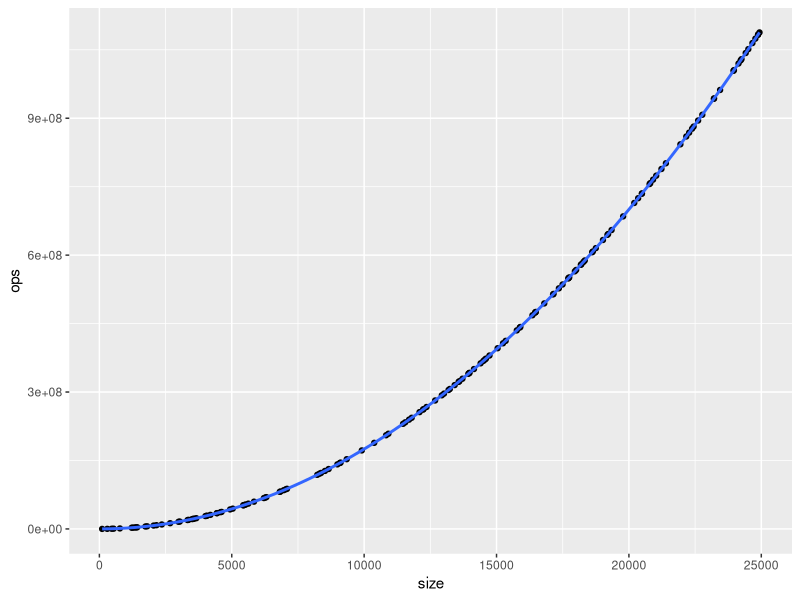
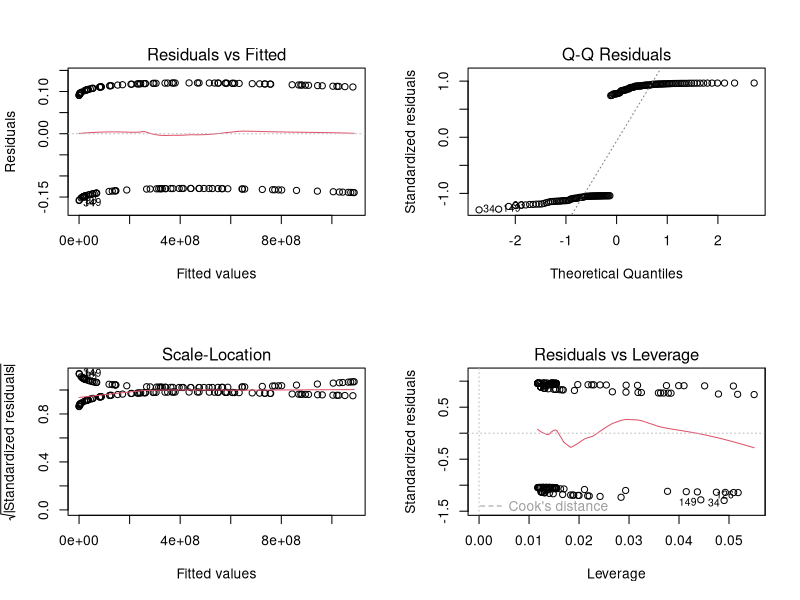
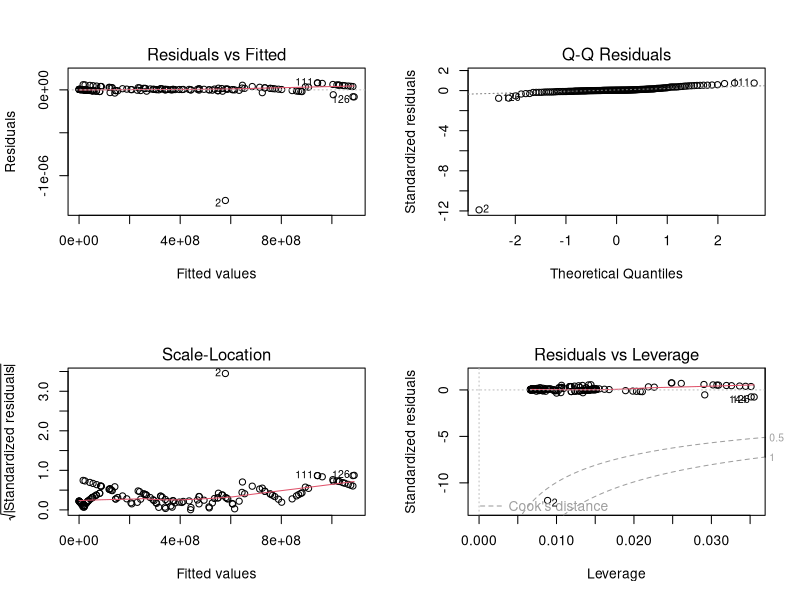
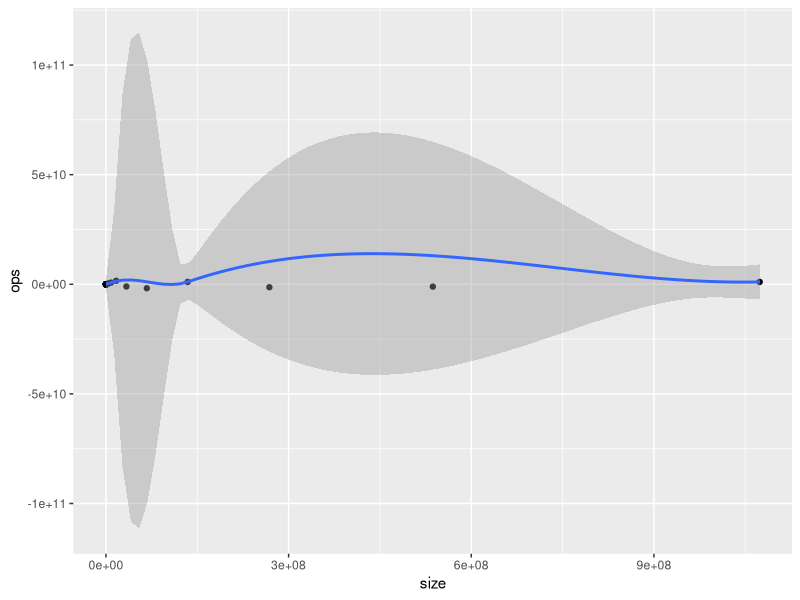
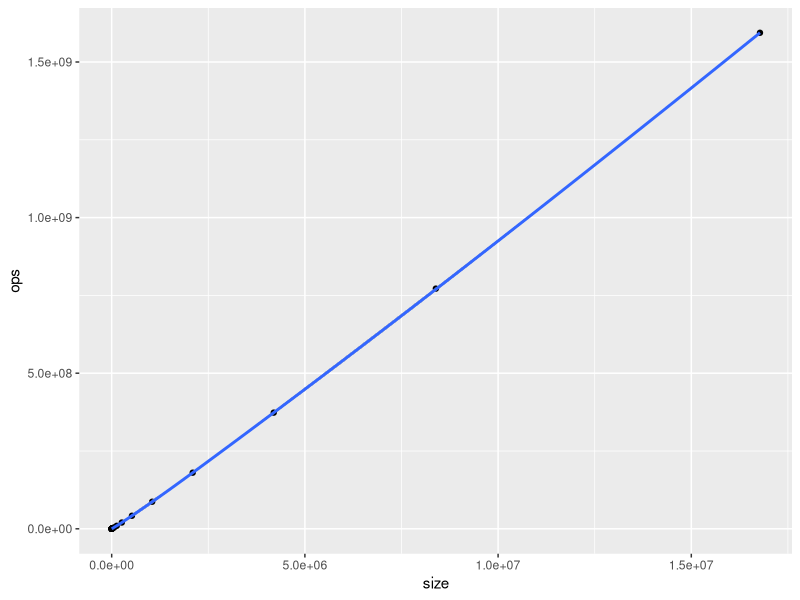
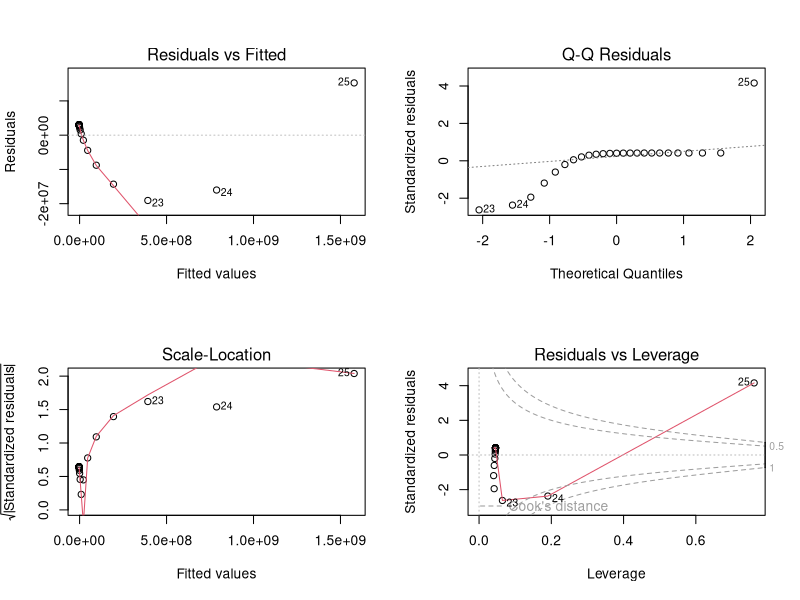
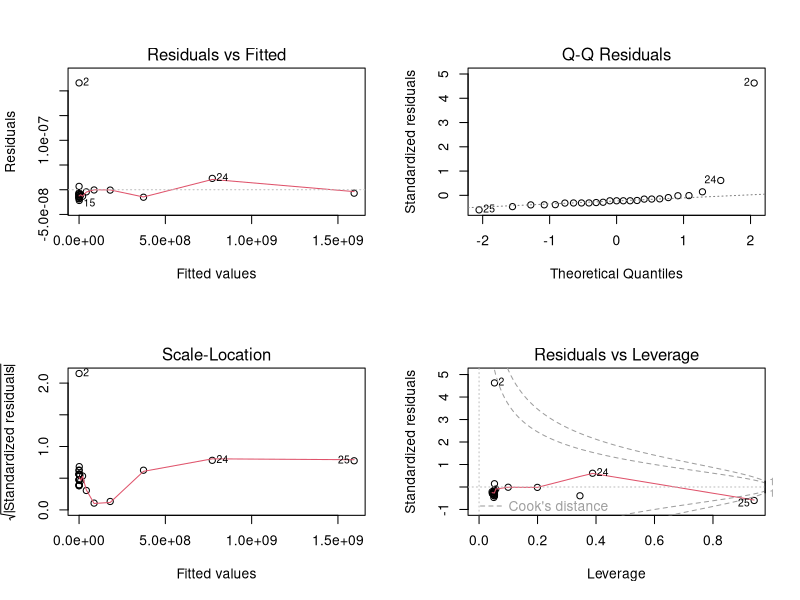
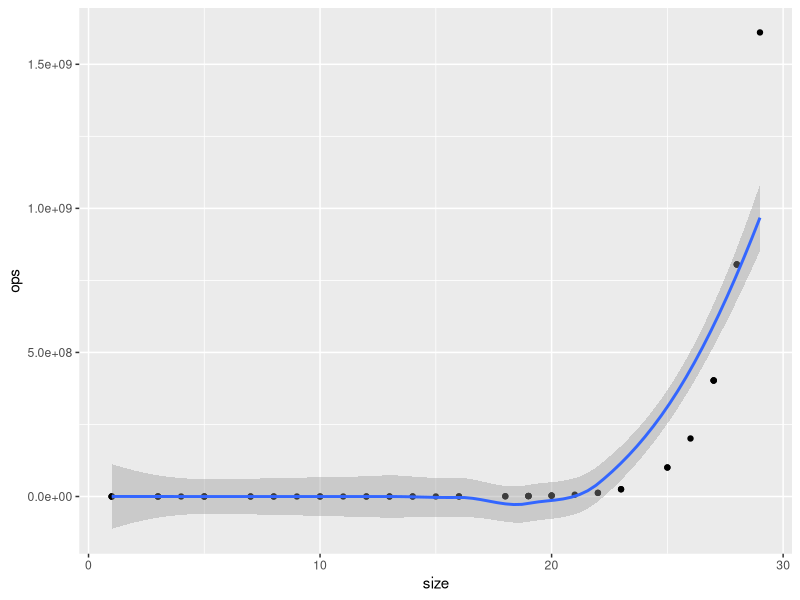

These figures' R source, in order:
## ----setup, include=FALSE-----------------------------------------------------
# Also output all codes to a separate file.
knitr::knit_hooks$set(purl = knitr::hook_purl)
# Set global settings.
knitr::opts_chunk$set(echo = TRUE, tidy = TRUE)
# Load libraries.
library(tidyverse)
library(gridExtra)

## ---- echo=FALSE, message=FALSE-----------------------------------------------
dat <- read.csv(file = "../ssort.csv", col.names = c("size", "ops"))
ggplot(dat, aes(x = size, y = ops)) +
  geom_point() +
  geom_smooth()
summary(dat)

## ---- echo=FALSE--------------------------------------------------------------
fit <- lm(ops ~ poly(size, 10), data = dat)
summary(fit)

## ---- echo=FALSE--------------------------------------------------------------
fit <- lm(ops ~ size + I(size ^ 2), data = dat)
summary(fit)
confint(fit)
par(mfrow = c(2, 2))  # Split the plotting panel into a 2 x 2 grid
plot(fit)  # Plot the model information
par(mfrow = c(1, 1))  # Return plotting panel to 1 section
# Cite: https://drsimonj.svbtle.com/visualising-residuals

## ---- echo=FALSE--------------------------------------------------------------
fit <- lm(ops ~ floor(-6 + 5.5*size + 1.75*(size ^ 2)), data = dat)
summary(fit)
confint(fit)
par(mfrow = c(2, 2))
plot(fit)
par(mfrow = c(1, 1))

## ---- include=FALSE-----------------------------------------------------------
rm(dat, fit)

## ---- echo=FALSE, message=FALSE-----------------------------------------------
dat <- read.csv(file = "../pattern.csv", col.names = c("size", "ops"))
ggplot(dat, aes(x = size, y = ops)) +
  geom_point() +
  geom_smooth()
summary(dat)

## ---- echo=FALSE, message=FALSE-----------------------------------------------
tail(dat)

dat <- filter(dat, (ops >= 0) & (size < 1e8))
ggplot(dat, aes(x = size, y = ops)) +
  geom_point() +
  geom_smooth()

## ---- echo=FALSE--------------------------------------------------------------
fit <- lm(ops ~ size, data = dat)
summary(fit)
par(mfrow = c(2, 2))
plot(fit)
par(mfrow = c(1, 1))

## ---- echo=FALSE--------------------------------------------------------------
fit <- lm(ops ~ size * I(log2(size)), data = dat)
summary(fit)

## ---- echo=FALSE--------------------------------------------------------------
fit <- lm(ops ~ size + I(size * log2(size)), data = dat)
fit
confint(fit)
par(mfrow = c(2, 2))
plot(fit)
par(mfrow = c(1, 1))

## ---- include=FALSE-----------------------------------------------------------
rm(dat, fit)

## ---- echo=FALSE, message=FALSE-----------------------------------------------
dat <- read.csv(file = "../lsearch.csv", col.names = c("size", "ops"))
ggplot(dat, aes(x = size, y = ops)) +
  geom_point() +
  geom_smooth()
summary(dat)

## ---- echo=FALSE--------------------------------------------------------------
fit <- lm(ops ~ poly(size, 2) * I(2 ^ size), data = dat)
summary(fit)

## ---- echo=FALSE--------------------------------------------------------------
fit <- lm(ops ~ I(2 ^ size), data = dat)
fit
par(mfrow = c(2, 2))
plot(fit)
par(mfrow = c(1, 1))

## ---- include=FALSE-----------------------------------------------------------
rm(dat, fit)

## ---- echo=FALSE, message=FALSE-----------------------------------------------
dat <- read.csv(file = "../pow.csv", col.names = c("size", "ops"))
dat <-
  mutate(
    dat,
    oddexp = size %% 2 != 0,
    logSize = log2(size),
    logOps = log2(ops)
  )
summary(dat)
ggplot(filter(dat, size < 500), aes(x = size, y = ops, color = oddexp)) +
  geom_point() +
  geom_smooth()

## ---- echo=FALSE, message=FALSE-----------------------------------------------
ggplot(dat, aes(x = logSize, y = ops, color = oddexp)) +
  geom_point() +
  geom_smooth()

## ---- echo=FALSE, message=FALSE-----------------------------------------------
sodat <- read.csv(file = "../odd_pow.csv", col.names = c("size", "ops"))
sodat <-
  mutate(
    sodat,
    logSize = log2(size),
    logOps = log2(ops)
  )
head(sodat)
summary(sodat)
soplot <- ggplot(sodat, aes(x = logSize, y = ops)) +
  ggtitle("Small dataset (worst odds)") +
  geom_point() +
  geom_smooth()
oplot <- ggplot(filter(dat, oddexp == F), aes(x = logSize, y = ops)) +
  ggtitle("Full dataset (regular odds)") +
  geom_point() +
  geom_smooth()
grid.arrange(soplot, oplot, ncol = 2)
rm(soplot, oplot)

## ---- echo=FALSE--------------------------------------------------------------
sofit <- lm(ops ~ logSize, data = sodat)
summary(sofit)
confint(sofit)

## ---- echo=FALSE--------------------------------------------------------------
sedat <- read.csv(file = "../even_pow.csv", col.names = c("size", "ops"))
sedat <-
  mutate(
    sedat,
    logSize = log2(size),
    logOps = log2(ops)
  )
head(sedat)
sefit <- lm(ops ~ logSize, data = sedat)
sefit

## ---- echo=FALSE, message=FALSE-----------------------------------------------
newdat <- filter(dat, size < 1e3)
newdat <- 
  mutate(
    newdat,
    lowfit = predict(sefit, newdata = newdat),
    highfit = predict(sofit, newdata = newdat)
  )
ggplot(newdat, aes(x = size, y = ops, color = oddexp)) +
  geom_point() +
  geom_smooth(method = "lm",
              formula = y ~ log2(x)) +
  geom_line(data = newdat, aes(x = size, y = lowfit)) +
  geom_line(data = newdat, aes(x = size, y = highfit))

## ---- echo=FALSE, message=FALSE, fig.height = 4.65, fig.width = 7-------------
rm(sefit, sofit)
mfit.lo <- function(x) { 4*log2(x) + 5 }
mfit.hi <- function(x) { 5*log2(x) + 4 }
newdat$lowfit = mfit.lo(newdat$size)
newdat$highfit = mfit.hi(newdat$size)

ggplot(newdat, aes(x = size, y = ops, color = oddexp)) +
  ggtitle("Low: 4*log2(x)+5, High: 5*log2(x)+4") +
  geom_point() +
  geom_line(data = newdat, aes(x = size, y = lowfit)) +
  geom_line(data = newdat, aes(x = size, y = highfit))

## ---- echo=FALSE, message=FALSE, fig.height = 4.65, fig.width = 7-------------
snewdat <- filter(newdat, size < 30)
ggplot(snewdat, aes(x = size, y = ops, color = oddexp)) +
  ggtitle("Low: 4*log2(x)+5, High: 5*log2(x)+4") +
  geom_point() +
  geom_line(data = snewdat, aes(x = size, y = lowfit)) +
  geom_line(data = snewdat, aes(x = size, y = highfit))

rm(snewdat)

## ---- echo=FALSE, message=FALSE, fig.height = 4.65, fig.width = 7-------------
mfit.hi <- function(x) { 5*log2(x + 1) + 4 }
newdat$highfit = mfit.hi(newdat$size)

snewdat <- filter(newdat, size < 30)
ggplot(snewdat, aes(x = size, y = ops, color = oddexp)) +
  ggtitle("Low: 4*log2(x) + 5, High: 5*log2(x+1) + 4") +
  geom_point() +
  geom_line(data = snewdat, aes(x = size, y = lowfit)) +
  geom_line(data = snewdat, aes(x = size, y = highfit))

rm(snewdat)

## ---- echo=FALSE, message=FALSE, fig.height = 4.65, fig.width = 7-------------
ggplot(newdat, aes(x = size, y = ops, color = oddexp)) +
  ggtitle("Low: 4*log2(x) + 5, High: 5*log2(x+1) + 4") +
  geom_point() +
  geom_line(data = newdat, aes(x = size, y = lowfit)) +
  geom_line(data = newdat, aes(x = size, y = highfit))

## ---- echo=FALSE, message=FALSE, fig.height = 4.8, fig.width = 7--------------
newdat <- dat
newdat <- 
  mutate(
    newdat,
    lowfit = mfit.lo(size),
    highfit = mfit.hi(size)
  )
ggplot(newdat, aes(x = size, y = ops, color = oddexp)) +
  ggtitle("Low: 4*log2(x) + 5, High: 5*log2(x+1) + 4") +
  geom_point() +
  geom_line(data = newdat, aes(x = size, y = lowfit)) +
  geom_line(data = newdat, aes(x = size, y = highfit))

## ---- echo=FALSE, message=FALSE, fig.height = 4.8, fig.width = 7--------------
xdat <- read.csv(file = "../xpow.csv", col.names = c("size", "ops"))
xdat <-
  mutate(
    xdat,
    oddexp = size %% 2 != 0,
    logSize = log2(size),
    logOps = log2(ops),
    lowfit = mfit.lo(size),
    highfit = mfit.hi(size)
  )
ggplot(xdat, aes(x = size, y = ops, color = oddexp)) +
  ggtitle("Low: 4*log2(x) + 5, High: 5*log2(x+1) + 4") +
  geom_point() +
  geom_line(data = xdat, aes(x = size, y = lowfit)) +
  geom_line(data = xdat, aes(x = size, y = highfit))

## ---- echo=FALSE--------------------------------------------------------------
filter(newdat, (ops > highfit) | (ops < lowfit))
filter(xdat, (ops > highfit) | (ops < lowfit))

## ---- include=FALSE-----------------------------------------------------------
rm(mfit, newdat)

## ---- echo=FALSE--------------------------------------------------------------
read.csv(file = "../ssort.csv")[1:30,]

## ---- echo=FALSE--------------------------------------------------------------
head(read.csv(file = "../pattern.csv"), 30)

## ---- echo=FALSE--------------------------------------------------------------
head(unique(read.csv(file = "../lsearch.csv")), 30)

## ---- echo=FALSE--------------------------------------------------------------
head(dat, 30)
head(sodat, 20)
head(sedat, 20)
tail(xdat, 15)

